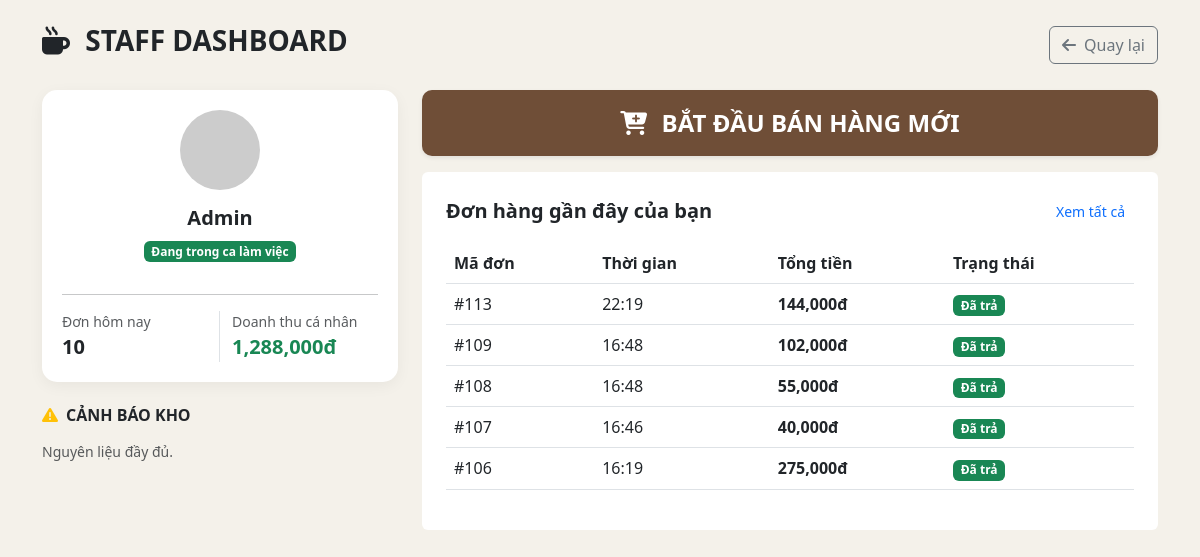
Page /pos/index.php (signed in) on the earlier database version.
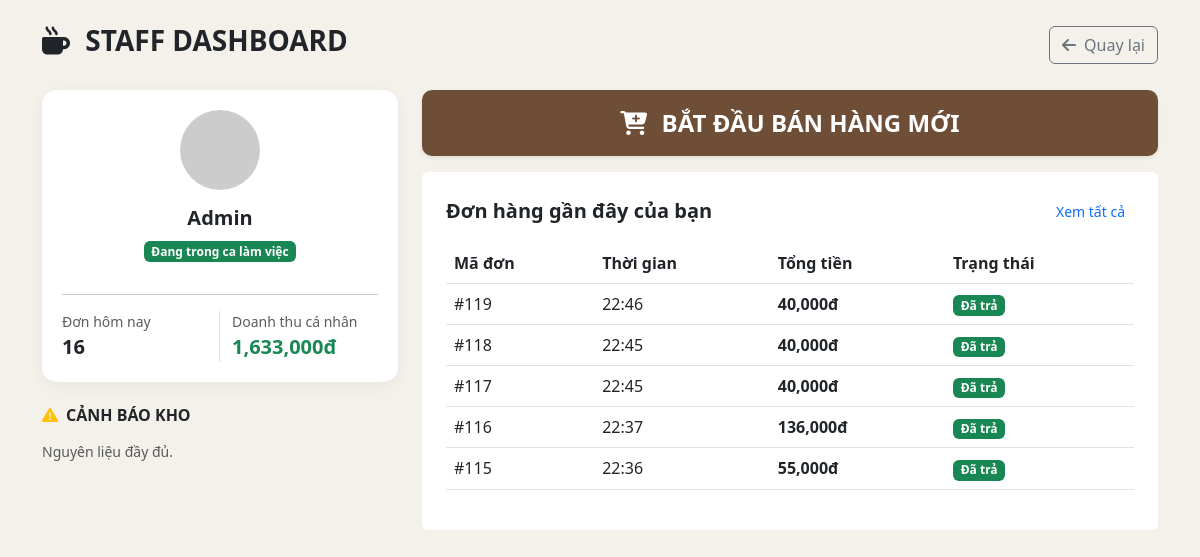
Same page on the later database version.
### tables this page shows
CREATE TABLE `orders` (
  `id` int(11) NOT NULL,
  `user_id` int(11) NOT NULL DEFAULT 1,
  `order_date` datetime NOT NULL DEFAULT current_timestamp(),
  `total_price` int(11) NOT NULL,
  `status` varchar(255) NOT NULL DEFAULT 'not_paid',
  `session_id` int(11) DEFAULT NULL,
  `voucher_code` varchar(50) DEFAULT NULL,
  `discount_percent` decimal(5,2) DEFAULT 0.00,
  `final_amount` decimal(10,2) DEFAULT 0.00
);

### pos/index.php (the view, shortened to what the changed rows need)
<?php
global $mysqli;
$user_id = $_SESSION['user_id'];
$today = date('Y-m-d');
$stats_query = "SELECT COUNT(id) as total_orders, SUM(total_price) as total_revenue
                FROM orders
                WHERE user_id = $user_id AND DATE(order_date) = '$today' AND status = 'paid'";
$stats_result = $mysqli->query($stats_query);
$stats = $stats_result->fetch_assoc();
?>
<!DOCTYPE html>
<html lang="vi">
<head>
    <link href="https://cdn.jsdelivr.net/npm/bootstrap@5.3.0/dist/css/bootstrap.min.css" rel="stylesheet">
    <link rel="stylesheet" href="https://cdnjs.cloudflare.com/ajax/libs/font-awesome/6.4.0/css/all.min.css">
</head>
<body>
<div class="container py-4">
    <div class="row g-4">
        <div class="col-lg-4">
            <div class="sidebar-user mb-4 text-center">
                <div class="row text-start mt-3">
                    <div class="col-6 border-end">
                        <small class="text-muted d-block">Đơn hôm nay</small>
                        <span class="fw-bold fs-5"><?= $stats['total_orders'] ?? 0 ?></span>
                    </div>
                    <div class="col-6">
                        <small class="text-muted d-block">Doanh thu cá nhân</small>
                        <span class="fw-bold fs-5 text-success"><?= number_format($stats['total_revenue'] ?? 0) ?>đ</span>
                    </div>
                </div>
            </div>
        </div>
        <div class="col-lg-8">
            <div class="row g-3">
                <div class="col-md-12">
                    <div class="card stat-card p-4">
                        <div class="table-responsive">
                            <table class="table table-hover">
                                <thead>
                                    <tr>
                                        <th>Mã đơn</th>
                                        <th>Thời gian</th>
                                        <th>Tổng tiền</th>
                                        <th>Trạng thái</th>
                                    </tr>
                                </thead>
                                <tbody>
                                    <?php
$recent_orders = $mysqli->query("SELECT id, order_date, total_price, status
                                FROM orders WHERE user_id = $user_id
                                ORDER BY order_date DESC LIMIT 5");
while($row = $recent_orders->fetch_assoc()):
?>
<tr>
    <td>#<?= $row['id'] ?></td>
    <td><?= date('H:i', strtotime($row['order_date'])) ?></td>
    <td class="fw-bold"><?= number_format($row['total_price']) ?>đ</td>
    <td>
        <?php if ($row['status'] == 'paid'): ?>
<span class="badge bg-success">Đã trả</span>
        <?php elseif ($row['status'] == 'canceled'): ?>
<span class="badge bg-secondary">Đã hủy</span>
        <?php else: ?>
<span class="badge bg-warning text-dark">Đang xử lý</span>
        <?php endif; ?>
    </td>
</tr>
<?php endwhile; ?>
                                </tbody>
                            </table>
                        </div>
                    </div>
                </div>
            </div>
        </div>
    </div>
</div>
</body>
</html>

Differences in the rows shown:
no longer on this page (row unchanged): orders: id "113", order_date "22:19", total_price "144,000", status "Đã trả"
no longer on this page (row unchanged): orders: id "109", order_date "16:48", total_price "102,000", status "Đã trả"
no longer on this page (row unchanged): orders: id "108", order_date "16:48", total_price "55,000", status "Đã trả"
no longer on this page (row unchanged): orders: id "107", order_date "16:46", total_price "40,000", status "Đã trả"
no longer on this page (row unchanged): orders: id "106", order_date "16:19", total_price "275,000", status "Đã trả"
added orders: id "119", order_date "22:46", total_price "40,000", status "Đã trả"
added orders: id "118", order_date "22:45", total_price "40,000", status "Đã trả"
added orders: id "117", order_date "22:45", total_price "40,000", status "Đã trả"
added orders: id "116", order_date "22:37", total_price "136,000", status "Đã trả"
added orders: id "115", order_date "22:36", total_price "55,000", status "Đã trả"
Other differences:
$stats['total_orders']: "10" → "16"
$stats['total_revenue']: "1,288,000" → "1,633,000"
